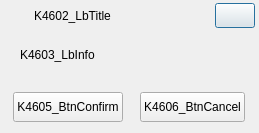
<?xml version="1.0" encoding="UTF-8"?>
<ui version="4.0">
 <class>MsgBox</class>
 <widget class="QDialog" name="MsgBox">
  <property name="geometry">
   <rect>
    <x>0</x>
    <y>0</y>
    <width>259</width>
    <height>133</height>
   </rect>
  </property>
  <property name="sizePolicy">
   <sizepolicy hsizetype="Preferred" vsizetype="Preferred">
    <horstretch>0</horstretch>
    <verstretch>0</verstretch>
   </sizepolicy>
  </property>
  <property name="windowTitle">
   <string>Dialog</string>
  </property>
  <layout class="QVBoxLayout" name="verticalLayout">
   <property name="spacing">
    <number>0</number>
   </property>
   <property name="leftMargin">
    <number>0</number>
   </property>
   <property name="topMargin">
    <number>0</number>
   </property>
   <property name="rightMargin">
    <number>0</number>
   </property>
   <property name="bottomMargin">
    <number>0</number>
   </property>
   <item>
    <widget class="QWidget" name="border" native="true">
     <property name="sizePolicy">
      <sizepolicy hsizetype="Expanding" vsizetype="Expanding">
       <horstretch>0</horstretch>
       <verstretch>0</verstretch>
      </sizepolicy>
     </property>
     <property name="minimumSize">
      <size>
       <width>0</width>
       <height>0</height>
      </size>
     </property>
     <layout class="QVBoxLayout" name="verticalLayout_2">
      <property name="spacing">
       <number>0</number>
      </property>
      <property name="leftMargin">
       <number>0</number>
      </property>
      <property name="topMargin">
       <number>0</number>
      </property>
      <property name="rightMargin">
       <number>0</number>
      </property>
      <property name="bottomMargin">
       <number>0</number>
      </property>
      <item>
       <widget class="QWidget" name="topwidget" native="true">
        <layout class="QHBoxLayout" name="top">
         <property name="spacing">
          <number>6</number>
         </property>
         <property name="leftMargin">
          <number>8</number>
         </property>
         <property name="topMargin">
          <number>3</number>
         </property>
         <property name="rightMargin">
          <number>4</number>
         </property>
         <property name="bottomMargin">
          <number>0</number>
         </property>
         <item>
          <layout class="QHBoxLayout" name="horizontalLayout">
           <property name="leftMargin">
            <number>0</number>
           </property>
           <property name="topMargin">
            <number>2</number>
           </property>
           <item>
            <widget class="QLabel" name="LbIcon">
             <property name="sizePolicy">
              <sizepolicy hsizetype="Fixed" vsizetype="Fixed">
               <horstretch>0</horstretch>
               <verstretch>0</verstretch>
              </sizepolicy>
             </property>
             <property name="minimumSize">
              <size>
               <width>20</width>
               <height>20</height>
              </size>
             </property>
             <property name="text">
              <string/>
             </property>
            </widget>
           </item>
          </layout>
         </item>
         <item>
          <widget class="QLabel" name="LbTitle">
           <property name="text">
            <string>K4602_LbTitle</string>
           </property>
          </widget>
         </item>
         <item>
          <spacer name="horizontalSpacer">
           <property name="orientation">
            <enum>Qt::Horizontal</enum>
           </property>
           <property name="sizeHint" stdset="0">
            <size>
             <width>40</width>
             <height>12</height>
            </size>
           </property>
          </spacer>
         </item>
         <item>
          <widget class="QPushButton" name="BtnClose">
           <property name="sizePolicy">
            <sizepolicy hsizetype="Fixed" vsizetype="Fixed">
             <horstretch>0</horstretch>
             <verstretch>0</verstretch>
            </sizepolicy>
           </property>
           <property name="minimumSize">
            <size>
             <width>25</width>
             <height>25</height>
            </size>
           </property>
           <property name="text">
            <string/>
           </property>
          </widget>
         </item>
        </layout>
       </widget>
      </item>
      <item>
       <widget class="QWidget" name="middlewidget" native="true">
        <property name="sizePolicy">
         <sizepolicy hsizetype="Expanding" vsizetype="Expanding">
          <horstretch>0</horstretch>
          <verstretch>0</verstretch>
         </sizepolicy>
        </property>
        <property name="minimumSize">
         <size>
          <width>0</width>
          <height>0</height>
         </size>
        </property>
        <layout class="QHBoxLayout" name="middle">
         <property name="spacing">
          <number>0</number>
         </property>
         <property name="leftMargin">
          <number>20</number>
         </property>
         <property name="topMargin">
          <number>0</number>
         </property>
         <property name="rightMargin">
          <number>25</number>
         </property>
         <property name="bottomMargin">
          <number>0</number>
         </property>
         <item>
          <widget class="QLabel" name="LbText">
           <property name="sizePolicy">
            <sizepolicy hsizetype="Expanding" vsizetype="Expanding">
             <horstretch>0</horstretch>
             <verstretch>0</verstretch>
            </sizepolicy>
           </property>
           <property name="minimumSize">
            <size>
             <width>0</width>
             <height>0</height>
            </size>
           </property>
           <property name="text">
            <string>K4603_LbInfo</string>
           </property>
           <property name="wordWrap">
            <bool>true</bool>
           </property>
          </widget>
         </item>
        </layout>
       </widget>
      </item>
      <item>
       <widget class="QWidget" name="bottomwidget" native="true">
        <property name="sizePolicy">
         <sizepolicy hsizetype="Expanding" vsizetype="Preferred">
          <horstretch>0</horstretch>
          <verstretch>0</verstretch>
         </sizepolicy>
        </property>
        <property name="minimumSize">
         <size>
          <width>0</width>
          <height>0</height>
         </size>
        </property>
        <property name="styleSheet">
         <string notr="true"/>
        </property>
        <layout class="QHBoxLayout" name="bottom">
         <property name="spacing">
          <number>15</number>
         </property>
         <property name="leftMargin">
          <number>11</number>
         </property>
         <property name="topMargin">
          <number>10</number>
         </property>
         <property name="rightMargin">
          <number>11</number>
         </property>
         <property name="bottomMargin">
          <number>11</number>
         </property>
         <item>
          <widget class="QPushButton" name="BtnOk">
           <property name="sizePolicy">
            <sizepolicy hsizetype="Fixed" vsizetype="Fixed">
             <horstretch>0</horstretch>
             <verstretch>0</verstretch>
            </sizepolicy>
           </property>
           <property name="minimumSize">
            <size>
             <width>100</width>
             <height>30</height>
            </size>
           </property>
           <property name="text">
            <string>K4605_BtnConfirm</string>
           </property>
          </widget>
         </item>
         <item>
          <widget class="QPushButton" name="BtnCancle">
           <property name="sizePolicy">
            <sizepolicy hsizetype="Fixed" vsizetype="Fixed">
             <horstretch>0</horstretch>
             <verstretch>0</verstretch>
            </sizepolicy>
           </property>
           <property name="minimumSize">
            <size>
             <width>100</width>
             <height>30</height>
            </size>
           </property>
           <property name="text">
            <string>K4606_BtnCancel</string>
           </property>
          </widget>
         </item>
        </layout>
       </widget>
      </item>
     </layout>
    </widget>
   </item>
  </layout>
 </widget>
 <resources/>
 <connections/>
</ui>
